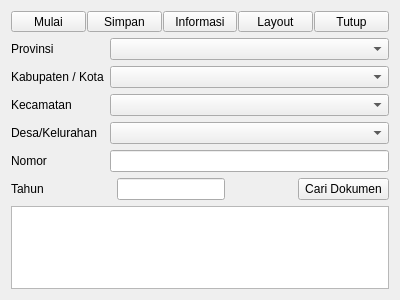
<?xml version="1.0" encoding="UTF-8"?>
<ui version="4.0">
 <class>Form</class>
 <widget class="QWidget" name="Form">
  <property name="geometry">
   <rect>
    <x>0</x>
    <y>0</y>
    <width>400</width>
    <height>300</height>
   </rect>
  </property>
  <property name="windowTitle">
   <string>Form</string>
  </property>
  <layout class="QVBoxLayout" name="verticalLayout_2">
   <item>
    <layout class="QVBoxLayout" name="verticalLayout">
     <item>
      <layout class="QHBoxLayout" name="horizontalLayout_21">
       <property name="spacing">
        <number>1</number>
       </property>
       <item>
        <widget class="QToolButton" name="toolButton_35">
         <property name="sizePolicy">
          <sizepolicy hsizetype="Preferred" vsizetype="Preferred">
           <horstretch>0</horstretch>
           <verstretch>0</verstretch>
          </sizepolicy>
         </property>
         <property name="toolTip">
          <string>Mulai</string>
         </property>
         <property name="statusTip">
          <string/>
         </property>
         <property name="text">
          <string>Mulai</string>
         </property>
         <property name="icon">
          <iconset>
           <normaloff>../../images/panel_icons/start.png</normaloff>../../images/panel_icons/start.png</iconset>
         </property>
         <property name="iconSize">
          <size>
           <width>35</width>
           <height>35</height>
          </size>
         </property>
         <property name="toolButtonStyle">
          <enum>Qt::ToolButtonTextUnderIcon</enum>
         </property>
        </widget>
       </item>
       <item>
        <widget class="QToolButton" name="toolButton_37">
         <property name="sizePolicy">
          <sizepolicy hsizetype="Preferred" vsizetype="Preferred">
           <horstretch>0</horstretch>
           <verstretch>0</verstretch>
          </sizepolicy>
         </property>
         <property name="toolTip">
          <string>Simpan PBT</string>
         </property>
         <property name="text">
          <string>Simpan</string>
         </property>
         <property name="icon">
          <iconset>
           <normaloff>../../images/panel_icons/save.png</normaloff>../../images/panel_icons/save.png</iconset>
         </property>
         <property name="iconSize">
          <size>
           <width>35</width>
           <height>35</height>
          </size>
         </property>
         <property name="toolButtonStyle">
          <enum>Qt::ToolButtonTextUnderIcon</enum>
         </property>
        </widget>
       </item>
       <item>
        <widget class="QToolButton" name="toolButton_38">
         <property name="sizePolicy">
          <sizepolicy hsizetype="Preferred" vsizetype="Preferred">
           <horstretch>0</horstretch>
           <verstretch>0</verstretch>
          </sizepolicy>
         </property>
         <property name="toolTip">
          <string>Masukkan Bidang ke Berkas</string>
         </property>
         <property name="text">
          <string>Informasi</string>
         </property>
         <property name="icon">
          <iconset>
           <normaloff>../../images/panel_icons/info.png</normaloff>../../images/panel_icons/info.png</iconset>
         </property>
         <property name="iconSize">
          <size>
           <width>35</width>
           <height>35</height>
          </size>
         </property>
         <property name="toolButtonStyle">
          <enum>Qt::ToolButtonTextUnderIcon</enum>
         </property>
        </widget>
       </item>
       <item>
        <widget class="QToolButton" name="toolButton_39">
         <property name="sizePolicy">
          <sizepolicy hsizetype="Preferred" vsizetype="Preferred">
           <horstretch>0</horstretch>
           <verstretch>0</verstretch>
          </sizepolicy>
         </property>
         <property name="toolTip">
          <string>Buat Layout</string>
         </property>
         <property name="text">
          <string>Layout</string>
         </property>
         <property name="icon">
          <iconset>
           <normaloff>../../images/panel_icons/print.png</normaloff>../../images/panel_icons/print.png</iconset>
         </property>
         <property name="iconSize">
          <size>
           <width>35</width>
           <height>35</height>
          </size>
         </property>
         <property name="toolButtonStyle">
          <enum>Qt::ToolButtonTextUnderIcon</enum>
         </property>
        </widget>
       </item>
       <item>
        <widget class="QToolButton" name="toolButton_40">
         <property name="sizePolicy">
          <sizepolicy hsizetype="Preferred" vsizetype="Preferred">
           <horstretch>0</horstretch>
           <verstretch>0</verstretch>
          </sizepolicy>
         </property>
         <property name="toolTip">
          <string>Tutup Berkas</string>
         </property>
         <property name="text">
          <string>Tutup</string>
         </property>
         <property name="icon">
          <iconset>
           <normaloff>../../images/panel_icons/close.png</normaloff>../../images/panel_icons/close.png</iconset>
         </property>
         <property name="iconSize">
          <size>
           <width>35</width>
           <height>35</height>
          </size>
         </property>
         <property name="toolButtonStyle">
          <enum>Qt::ToolButtonTextUnderIcon</enum>
         </property>
        </widget>
       </item>
      </layout>
     </item>
     <item>
      <layout class="QFormLayout" name="formLayout_8">
       <item row="0" column="0">
        <widget class="QLabel" name="label_28">
         <property name="text">
          <string>Provinsi</string>
         </property>
        </widget>
       </item>
       <item row="0" column="1">
        <widget class="QComboBox" name="combo_provinsi_5"/>
       </item>
       <item row="1" column="0">
        <widget class="QLabel" name="label_29">
         <property name="text">
          <string>Kabupaten / Kota</string>
         </property>
        </widget>
       </item>
       <item row="1" column="1">
        <widget class="QComboBox" name="combo_kabupaten_4"/>
       </item>
       <item row="2" column="0">
        <widget class="QLabel" name="label_30">
         <property name="text">
          <string>Kecamatan</string>
         </property>
        </widget>
       </item>
       <item row="2" column="1">
        <widget class="QComboBox" name="combo_kecamatan_4"/>
       </item>
       <item row="3" column="0">
        <widget class="QLabel" name="label_31">
         <property name="text">
          <string>Desa/Kelurahan</string>
         </property>
        </widget>
       </item>
       <item row="3" column="1">
        <widget class="QComboBox" name="combo_kelurahan_4"/>
       </item>
       <item row="4" column="0">
        <widget class="QLabel" name="nomorLabel_3">
         <property name="text">
          <string>Nomor</string>
         </property>
        </widget>
       </item>
       <item row="4" column="1">
        <widget class="QLineEdit" name="nomorLineEdit_2"/>
       </item>
      </layout>
     </item>
     <item>
      <layout class="QVBoxLayout" name="verticalLayout_9">
       <item>
        <layout class="QHBoxLayout" name="horizontalLayout_23">
         <item>
          <widget class="QLabel" name="nomorLabel_5">
           <property name="text">
            <string>Tahun</string>
           </property>
          </widget>
         </item>
         <item>
          <spacer name="horizontalSpacer_15">
           <property name="orientation">
            <enum>Qt::Horizontal</enum>
           </property>
           <property name="sizeHint" stdset="0">
            <size>
             <width>40</width>
             <height>20</height>
            </size>
           </property>
          </spacer>
         </item>
         <item>
          <widget class="QLineEdit" name="lineEdit_5"/>
         </item>
         <item>
          <spacer name="horizontalSpacer_16">
           <property name="orientation">
            <enum>Qt::Horizontal</enum>
           </property>
           <property name="sizeHint" stdset="0">
            <size>
             <width>40</width>
             <height>20</height>
            </size>
           </property>
          </spacer>
         </item>
         <item>
          <widget class="QToolButton" name="toolButton_42">
           <property name="sizePolicy">
            <sizepolicy hsizetype="MinimumExpanding" vsizetype="Minimum">
             <horstretch>0</horstretch>
             <verstretch>0</verstretch>
            </sizepolicy>
           </property>
           <property name="text">
            <string>Cari Dokumen</string>
           </property>
           <property name="icon">
            <iconset>
             <normaloff>../../images/panel_icons/search.png</normaloff>../../images/panel_icons/search.png</iconset>
           </property>
           <property name="iconSize">
            <size>
             <width>40</width>
             <height>40</height>
            </size>
           </property>
           <property name="toolButtonStyle">
            <enum>Qt::ToolButtonTextBesideIcon</enum>
           </property>
          </widget>
         </item>
        </layout>
       </item>
      </layout>
     </item>
     <item>
      <widget class="QListWidget" name="listWidget_4">
       <property name="alternatingRowColors">
        <bool>true</bool>
       </property>
       <property name="layoutMode">
        <enum>QListView::SinglePass</enum>
       </property>
       <property name="selectionRectVisible">
        <bool>false</bool>
       </property>
      </widget>
     </item>
    </layout>
   </item>
  </layout>
 </widget>
 <resources/>
 <connections/>
</ui>
